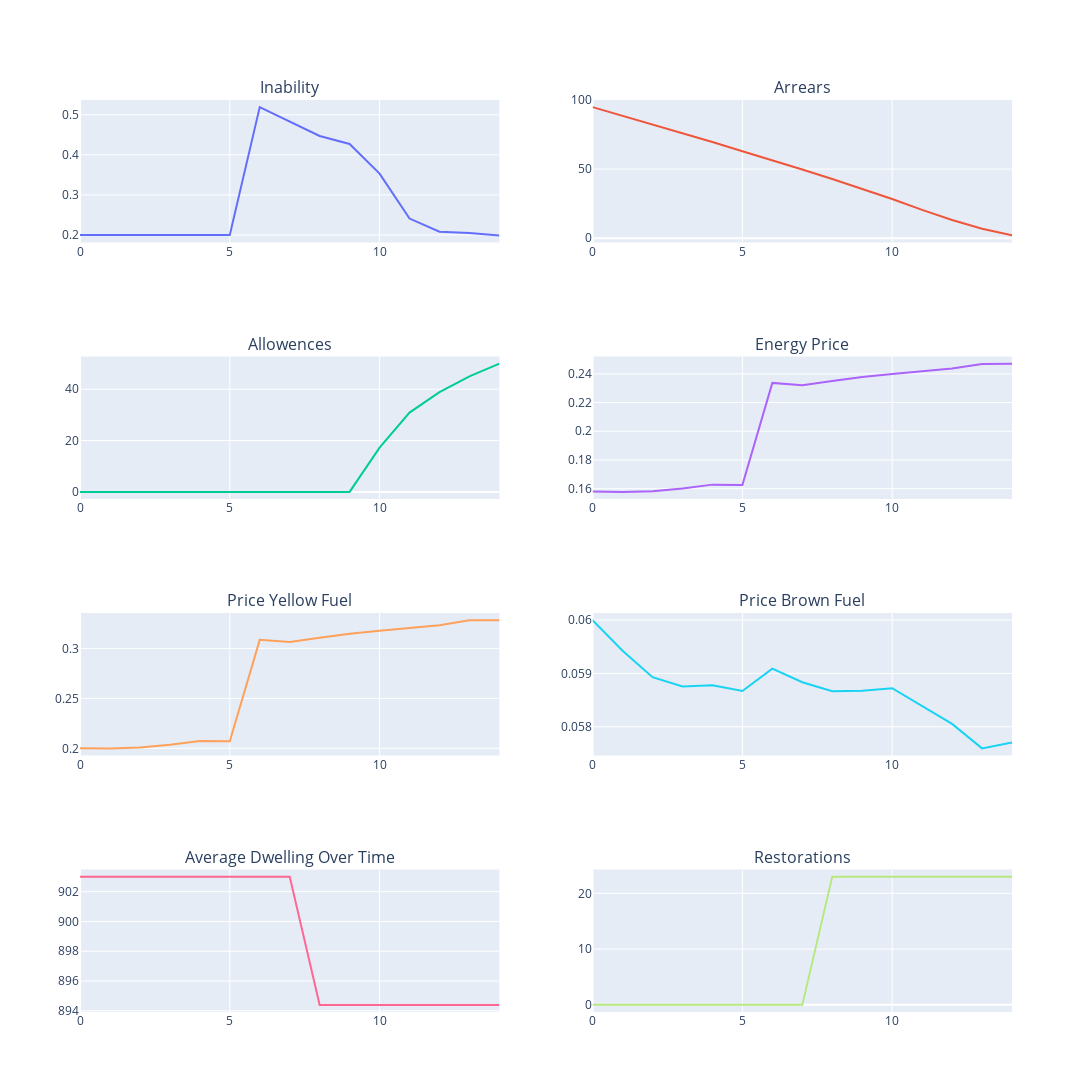
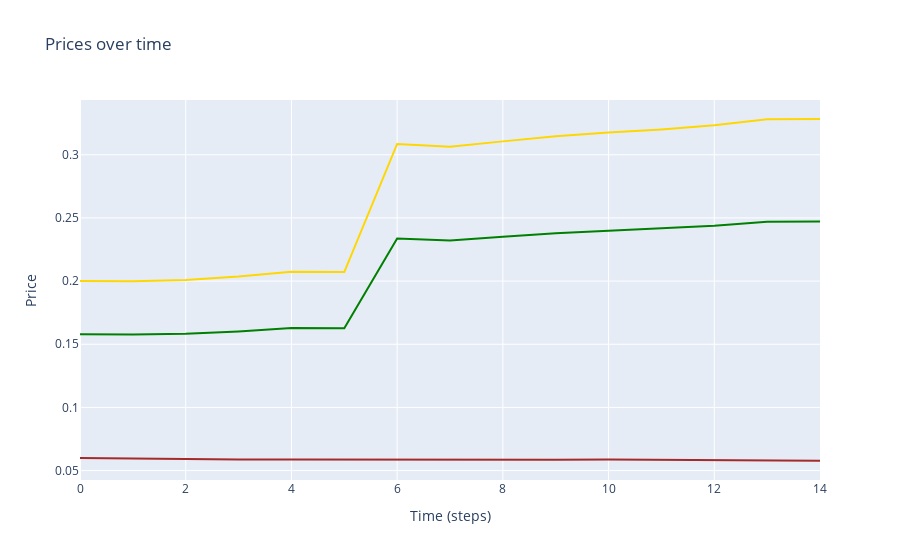

These figures' notebook cell, in order:
### Code cell
# Model-level data
fig = sp.make_subplots(rows=int(len(model_data.columns)/2), cols=2, subplot_titles=model_data.columns)
color_discrete_sequence=px.colors.qualitative.Plotly  # Default color sequence

for i, col in enumerate(model_data.columns, start=1):
    fig.add_trace(go.Scatter(x=model_data.index, y=model_data[col], mode='lines', name=col, line=dict(color=color_discrete_sequence[(i-1) % len(color_discrete_sequence)])), row=int((i-1)/2)+1, col=((i-1)%2)+1)

fig.update_layout(height=400*int(len(model_data.columns)/2), width=1600, title_text="", showlegend=False)
fig.show()

# For Price1, Price2, and Energy Price
fig = go.Figure()
fig.add_trace(go.Scatter(x=model_data.index, y=model_data['Price Yellow Fuel'], mode='lines', name='Price Yellow Fuel', line=dict(color='gold')))
fig.add_trace(go.Scatter(x=model_data.index, y=model_data['Price Brown Fuel'], mode='lines', name='Price Brown Fuel', line=dict(color='brown')))
fig.add_trace(go.Scatter(x=model_data.index, y=model_data['Energy Price'], mode='lines', name='Energy Price', line=dict(color='green')))

fig.update_layout(title='Prices over time', xaxis_title='Time (steps)', yaxis_title='Price', showlegend=False)
fig.show()

### Figure 1 — Plotly figure (JSON) as saved in the notebook; plotly's stock layout.template omitted (floating-point values rounded to 4 significant figures)
{"data": [{"line": {"color": "#636EFA"}, "mode": "lines", "name": "Inability", "type": "scatter", "x": [0, 1, 2, 3, 4, 5, 6, 7, 8, 9, 10, 11, 12, 13, 14], "xaxis": "x", "y": [0.2, 0.2, 0.2, 0.2, 0.2, 0.2, 0.519, 0.482, 0.447, 0.427, 0.353, 0.241, 0.208, 0.205, 0.199], "yaxis": "y"}, {"line": {"color": "#EF553B"}, "mode": "lines", "name": "Arrears", "type": "scatter", "x": [0, 1, 2, 3, 4, 5, 6, 7, 8, 9, 10, 11, 12, 13, 14], "xaxis": "x2", "y": [94.92, 88.67, 82.62, 76.22, 69.68, 62.95, 56.5, 49.77, 42.9, 35.83, 28.38, 20.45, 13.2, 6.84, 2.013], "yaxis": "y2"}, {"line": {"color": "#00CC96"}, "mode": "lines", "name": "Allowences", "type": "scatter", "x": [0, 1, 2, 3, 4, 5, 6, 7, 8, 9, 10, 11, 12, 13, 14], "xaxis": "x3", "y": [0, 0, 0, 0, 0, 0, 0, 0, 0, 0, 17.25, 30.9, 38.85, 45.05, 50], "yaxis": "y3"}, {"line": {"color": "#AB63FA"}, "mode": "lines", "name": "Energy Price", "type": "scatter", "x": [0, 1, 2, 3, 4, 5, 6, 7, 8, 9, 10, 11, 12, 13, 14], "xaxis": "x4", "y": [0.158, 0.1578, 0.1583, 0.1601, 0.1628, 0.1626, 0.2337, 0.2321, 0.235, 0.2379, 0.2399, 0.2415, 0.2437, 0.2469, 0.2471], "yaxis": "y4"}, {"line": {"color": "#FFA15A"}, "mode": "lines", "name": "Price Yellow Fuel", "type": "scatter", "x": [0, 1, 2, 3, 4, 5, 6, 7, 8, 9, 10, 11, 12, 13, 14], "xaxis": "x5", "y": [0.2, 0.1999, 0.2009, 0.2036, 0.2074, 0.2072, 0.3085, 0.3063, 0.3106, 0.3146, 0.3176, 0.32, 0.3233, 0.3281, 0.3283], "yaxis": "y5"}, {"line": {"color": "#19D3F3"}, "mode": "lines", "name": "Price Brown Fuel", "type": "scatter", "x": [0, 1, 2, 3, 4, 5, 6, 7, 8, 9, 10, 11, 12, 13, 14], "xaxis": "x6", "y": [0.06, 0.05943, 0.05893, 0.05876, 0.05878, 0.05867, 0.05909, 0.05884, 0.05867, 0.05867, 0.05872, 0.05839, 0.05805, 0.05759, 0.05771], "yaxis": "y6"}, {"line": {"color": "#FF6692"}, "mode": "lines", "name": "Average Dwelling Over Time", "type": "scatter", "x": [0, 1, 2, 3, 4, 5, 6, 7, 8, 9, 10, 11, 12, 13, 14], "xaxis": "x7", "y": [903.0, 903.0, 903.0, 903.0, 903.0, 903.0, 903.0, 903.0, 894.4, 894.4, 894.4, 894.4, 894.4, 894.4, 894.4], "yaxis": "y7"}, {"line": {"color": "#B6E880"}, "mode": "lines", "name": "Restorations", "type": "scatter", "x": [0, 1, 2, 3, 4, 5, 6, 7, 8, 9, 10, 11, 12, 13, 14], "xaxis": "x8", "y": [0, 0, 0, 0, 0, 0, 0, 0, 23, 23, 23, 23, 23, 23, 23], "yaxis": "y8"}], "layout": {"annotations": [{"font": {"size": 16}, "showarrow": false, "text": "Inability", "x": 0.225, "xanchor": "center", "xref": "paper", "y": 1, "yanchor": "bottom", "yref": "paper"}, {"font": {"size": 16}, "showarrow": false, "text": "Arrears", "x": 0.775, "xanchor": "center", "xref": "paper", "y": 1, "yanchor": "bottom", "yref": "paper"}, {"font": {"size": 16}, "showarrow": false, "text": "Allowences", "x": 0.225, "xanchor": "center", "xref": "paper", "y": 0.7188, "yanchor": "bottom", "yref": "paper"}, {"font": {"size": 16}, "showarrow": false, "text": "Energy Price", "x": 0.775, "xanchor": "center", "xref": "paper", "y": 0.7188, "yanchor": "bottom", "yref": "paper"}, {"font": {"size": 16}, "showarrow": false, "text": "Price Yellow Fuel", "x": 0.225, "xanchor": "center", "xref": "paper", "y": 0.4375, "yanchor": "bottom", "yref": "paper"}, {"font": {"size": 16}, "showarrow": false, "text": "Price Brown Fuel", "x": 0.775, "xanchor": "center", "xref": "paper", "y": 0.4375, "yanchor": "bottom", "yref": "paper"}, {"font": {"size": 16}, "showarrow": false, "text": "Average Dwelling Over Time", "x": 0.225, "xanchor": "center", "xref": "paper", "y": 0.1562, "yanchor": "bottom", "yref": "paper"}, {"font": {"size": 16}, "showarrow": false, "text": "Restorations", "x": 0.775, "xanchor": "center", "xref": "paper", "y": 0.1562, "yanchor": "bottom", "yref": "paper"}], "height": 1600, "showlegend": false, "title": {"text": ""}, "width": 1600, "xaxis": {"anchor": "y", "domain": [0, 0.45]}, "xaxis2": {"anchor": "y2", "domain": [0.55, 1]}, "xaxis3": {"anchor": "y3", "domain": [0, 0.45]}, "xaxis4": {"anchor": "y4", "domain": [0.55, 1]}, "xaxis5": {"anchor": "y5", "domain": [0, 0.45]}, "xaxis6": {"anchor": "y6", "domain": [0.55, 1]}, "xaxis7": {"anchor": "y7", "domain": [0, 0.45]}, "xaxis8": {"anchor": "y8", "domain": [0.55, 1]}, "yaxis": {"anchor": "x", "domain": [0.8438, 1]}, "yaxis2": {"anchor": "x2", "domain": [0.8438, 1]}, "yaxis3": {"anchor": "x3", "domain": [0.5625, 0.7188]}, "yaxis4": {"anchor": "x4", "domain": [0.5625, 0.7188]}, "yaxis5": {"anchor": "x5", "domain": [0.2812, 0.4375]}, "yaxis6": {"anchor": "x6", "domain": [0.2812, 0.4375]}, "yaxis7": {"anchor": "x7", "domain": [0, 0.1562]}, "yaxis8": {"anchor": "x8", "domain": [0, 0.1562]}}}

### Figure 2 — Plotly figure (JSON) as saved in the notebook; plotly's stock layout.template omitted (floating-point values rounded to 4 significant figures)
{"data": [{"line": {"color": "gold"}, "mode": "lines", "name": "Price Yellow Fuel", "type": "scatter", "x": [0, 1, 2, 3, 4, 5, 6, 7, 8, 9, 10, 11, 12, 13, 14], "y": [0.2, 0.1999, 0.2009, 0.2036, 0.2074, 0.2072, 0.3085, 0.3063, 0.3106, 0.3146, 0.3176, 0.32, 0.3233, 0.3281, 0.3283]}, {"line": {"color": "brown"}, "mode": "lines", "name": "Price Brown Fuel", "type": "scatter", "x": [0, 1, 2, 3, 4, 5, 6, 7, 8, 9, 10, 11, 12, 13, 14], "y": [0.06, 0.05943, 0.05893, 0.05876, 0.05878, 0.05867, 0.05909, 0.05884, 0.05867, 0.05867, 0.05872, 0.05839, 0.05805, 0.05759, 0.05771]}, {"line": {"color": "green"}, "mode": "lines", "name": "Energy Price", "type": "scatter", "x": [0, 1, 2, 3, 4, 5, 6, 7, 8, 9, 10, 11, 12, 13, 14], "y": [0.158, 0.1578, 0.1583, 0.1601, 0.1628, 0.1626, 0.2337, 0.2321, 0.235, 0.2379, 0.2399, 0.2415, 0.2437, 0.2469, 0.2471]}], "layout": {"showlegend": false, "title": {"text": "Prices over time"}, "xaxis": {"title": {"text": "Time (steps)"}}, "yaxis": {"title": {"text": "Price"}}}}
